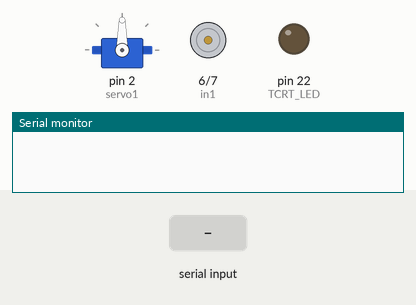
A sketch run on a simulated Arduino Mega 2560, built with avr-gcc and run on an emulated ATmega2560. On the bench: servo, motor-driver pin pairs drawn as motors (green arrow = first pin HIGH = forward, orange = second pin HIGH = backward, longer = more drive), output pins drawn as LEDs (lit = HIGH), the last lines printed to the serial monitor. Inputs (shaded band) come from the test bench.

Above: at 1.2 s.
1.3 s: "Trace\n" received over Serial
At 2.1 s:
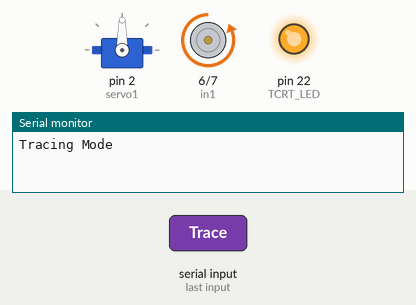
Timing chart, 0 to 4.3 s (numbered marks = the images above; inputs shaded):
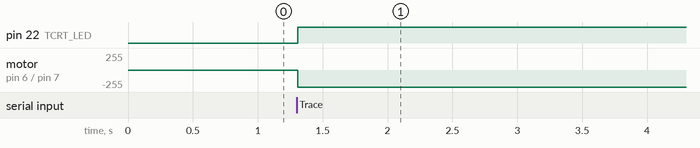

The sketch:

trac_control.ino
```cpp
#include <Servo.h>

// loop
String command;

// Trace tracking
int a_in[5];
// bool a_bin[5];
// true : black
// false : white
const int TCRT_LED = 22;
const int threshold_color = 150;
int waitingCommand = 1;
int waitCount = 0;
int nowCommand = 1;
const int threshold_count = 10;

// Distance measuring
const int TRIG_PIN = 53;
const int ECHO_PIN = 52;
long duration, cm;
int waitingPause = 0;
const int threshold_pause = 10;
const long threshold_dist = 45;


//Motor
const int in1 = 6;
const int in2 = 7;
const int ena = 8;
int m_speed = 30; // 0 ~ 255
//Motor

//Servo
Servo servo1;
int pos = 90;
//Servo

void setup() {
  Serial.begin(9600);

  // Trace tracking
  pinMode(TCRT_LED, OUTPUT);

  //Motor
  pinMode(in1,OUTPUT);
  pinMode(in2,OUTPUT);

  //Servo
  servo1.attach(2);
}

void loop() {
  // put your main code here, to run repeatedly:
  if(Serial.available())
  {
    command = Serial.readStringUntil('\n');
    if(command == "Trace")
    {
      Trace_Tracking();
      Serial.println("Tracing Mode");
    }
  }
}

// Trace tracking main function
void Trace_Tracking()
{
  /*if(DIST_PAUSE(GET_DISTANCE()) == true){
    BRAKE();
    return;
  }*/

  digitalWrite(TCRT_LED, HIGH);    // Turning ON LED
  delayMicroseconds(500);  //wait
  READ_TRACE();
  int now_C = DECISION(GET_COMMAND());
  if(now_C == 0){
    // Brake
    BRAKE();
  }
  else if(now_C == 1){
    // Go straight
    FORWARD();
  }
  else if(now_C == 2){
    // Turn left
    turn(75, 200);
  }
  else if(now_C == 3){
    // Turn right
    turn(105, 200);
  }
}

// Trace tracking
void READ_TRACE(){
  a_in[0] = analogRead(A1);
  a_in[1] = analogRead(A2);
  a_in[2] = analogRead(A3);
  a_in[3] = analogRead(A4);
  a_in[4] = analogRead(A5);
}

int GET_COMMAND(){
  int num = 0;
  for(int i = 0;i < 5; ++i){
    if(a_in[i] > threshold_color){
      // Black
      // a_bin[i] = true;
      num |= (1 << (4 - i));
    } else {
      // White
      // a_bin[i] = false;
    }
  }

  if(num == 4 || num == 14){
    // Go straight
    return 1;
  }
  else if(num == 16 || num == 8 || num == 24 || num == 12 || num == 28){
    // Turn right
    return 2;
  }
  else if(num == 1 || num == 2 || num == 3 || num == 6 || num == 7){
    // Turn left
    return 3;
  }
  else {
    // Stop
    return 0;
  }
}

int DECISION(int newCommand){
  if(newCommand != nowCommand && newCommand != waitingCommand){
    waitingCommand = newCommand;
    waitCount = 0;
    return nowCommand;
  }
  if(newCommand != nowCommand && newCommand == waitingCommand){
    if(waitCount >= threshold_count){
      waitCount = 0;
      nowCommand = newCommand;
      return nowCommand;
    }
    waitCount++;
    return nowCommand;
  }
  return nowCommand;
}

// Distance Measurement
long GET_DISTANCE(){
  digitalWrite(TRIG_PIN, LOW);
  delayMicroseconds(5);
  digitalWrite(TRIG_PIN, HIGH);     // 給 Trig 高電位，持續 10微秒
  delayMicroseconds(10);
  digitalWrite(TRIG_PIN, LOW);

  pinMode(ECHO_PIN, INPUT);             // 讀取 echo 的電位
  duration = pulseIn(ECHO_PIN, HIGH);   // 收到高電位時的時間
  if(duration > 6000){
    return 100;
  }
  cm = (duration / 2) / 28.84;         // 將時間換算成距離 cm
  return cm;
}

bool DIST_PAUSE(long _dist){
  if(_dist < threshold_dist){
    if(waitingPause > threshold_count){
      return true;
    }
    waitingPause++;
  } else {
    waitingPause = 0;
  }
  return false;
}

//Motor
void STOP()
{
  digitalWrite(ena,0);
}

void FORWARD()
{
  digitalWrite(ena,m_speed);
  digitalWrite(in1,0);
  digitalWrite(in2,1);
}

void BACKWARD()
{
  digitalWrite(ena,m_speed);
  digitalWrite(in1,1);
  digitalWrite(in2,0);
}

void BRAKE()
{
  digitalWrite(ena,m_speed);
  digitalWrite(in1,0);
  digitalWrite(in2,0);
}
void change_speed(int s)
{
  m_speed = s;
}
//Motor

//Servo
void turn(int angle, int ms)
{
  if(angle < 30 || angle > 150)
      return;
  servo1.write(angle);
  pos = angle;
  delay(ms);
}

void straight()
{
  servo1.write(90);
  pos = 90;
}

void left(int angle, int ms)
{
  if(angle < 90)
  {
      for(;pos > angle;pos-=1)
      {
        servo1.write(pos);
      }
      delay(ms);
  }
}

void right(int angle, int ms)
{
  if(angle > 90)
  {
      for(;pos < angle;pos+=1)
      {
        servo1.write(pos);
      }
      delay(ms);
  }
}
//Servo
```

Measured:
- after the input at 1.3 s, pin 22 (TCRT_LED): LOW → HIGH at once; motor on pin 6 (in1) / pin 7 (in2): stopped → backward 255/255 at once
